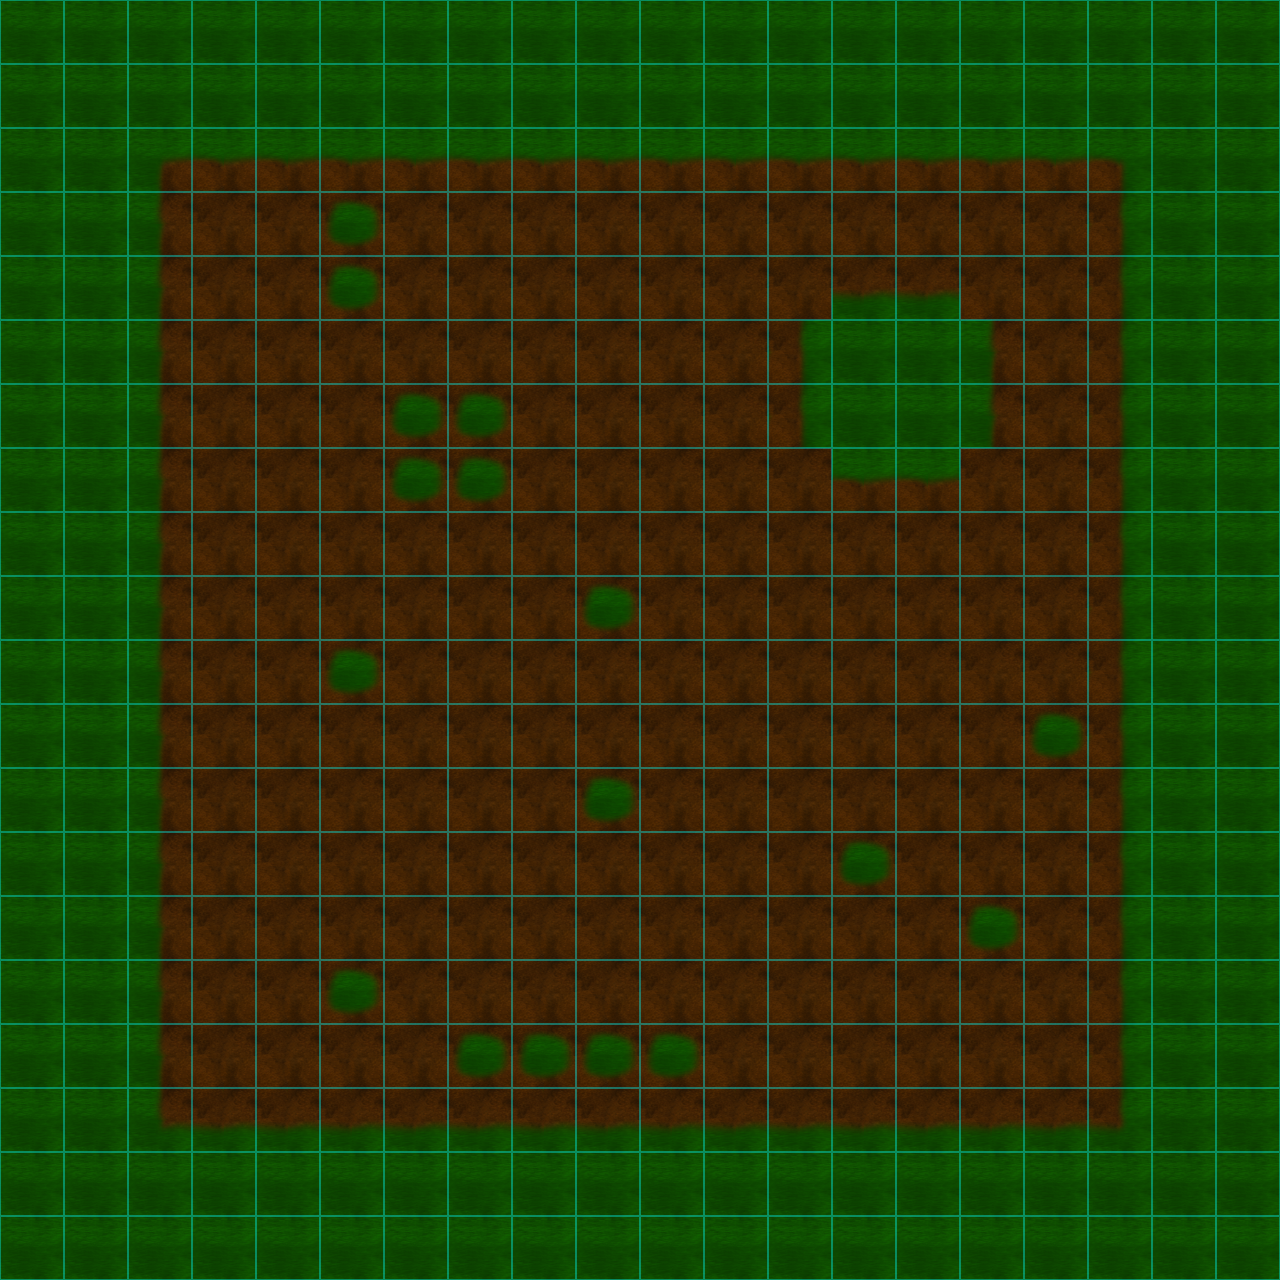

This game map was drawn from its Tiled (.tmx) file and the tilesets committed beside it. A one-line description and the trimmed map source follow:
An orthogonal 20x20 tile map with 64x64 px tiles, 2 tile layers (Main, Grid), 2 tilesets and 1 object (Spawn).

<map version="1.0" orientation="orthogonal" renderorder="right-down" width="20" height="20" tilewidth="64" tileheight="64">
 <tileset firstgid="1" name="DirtTileSet" tilewidth="64" tileheight="64">
  <image source="../Graphics/Tilesets/DirtTileSet.png" width="256" height="256" />
  <tile id="0">
   <properties>
    <property name="blocked" value="false" />
   </properties>
  </tile>
  <tile id="1">
   <properties>
    <property name="blocked" value="true" />
   </properties>
  </tile>
  <tile id="2">
   <properties>
    <property name="blocked" value="true" />
   </properties>
  </tile>
  <tile id="3">
   <properties>
    <property name="blocked" value="true" />
   </properties>
  </tile>
  <tile id="4">
   <properties>
    <property name="blocked" value="true" />
   </properties>
  </tile>
  <tile id="5">
   <properties>
    <property name="blocked" value="true" />
   </properties>
  </tile>
  <tile id="6">
   <properties>
    <property name="blocked" value="true" />
   </properties>
  </tile>
  <tile id="7">
   <properties>
    <property name="blocked" value="true" />
   </properties>
  </tile>
  <tile id="8">
   <properties>
    <property name="blocked" value="true" />
   </properties>
  </tile>
  <tile id="9">
   <properties>
    <property name="blocked" value="true" />
   </properties>
  </tile>
  <tile id="10">
   <properties>
    <property name="blocked" value="true" />
   </properties>
  </tile>
 </tileset>
 <tileset firstgid="17" name="Gridborder" tilewidth="64" tileheight="64">
  <image source="../Graphics/Tilesets/Gridborder.png" width="64" height="64" />
 </tileset>
 <layer name="Main" width="20" height="20">
  <data>[400 cells, 400 non-empty, 11 distinct tile ids]</data>
 </layer>
 <layer name="Grid" width="20" height="20">
  <data>[400 cells, 400 non-empty, 1 distinct tile ids]</data>
 </layer>
 <objectgroup name="Spawns">
  <properties>
   <property name="SpawnType" value="Player" />
  </properties>
  <object name="Player" type="Spawn" x="588" y="283">
   <ellipse />
  </object>
 </objectgroup>
</map>